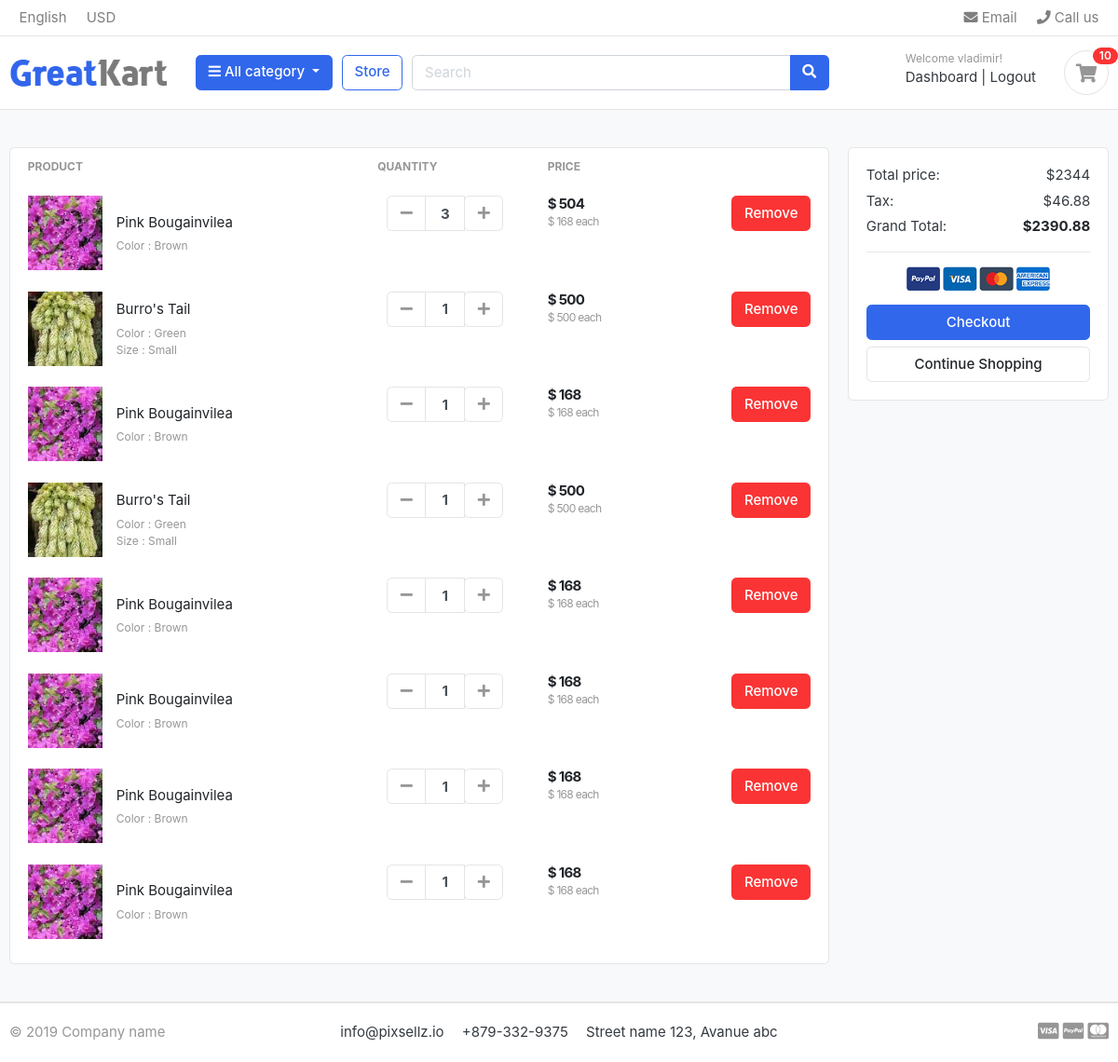
Page /cart/ (signed in) on the earlier database version.
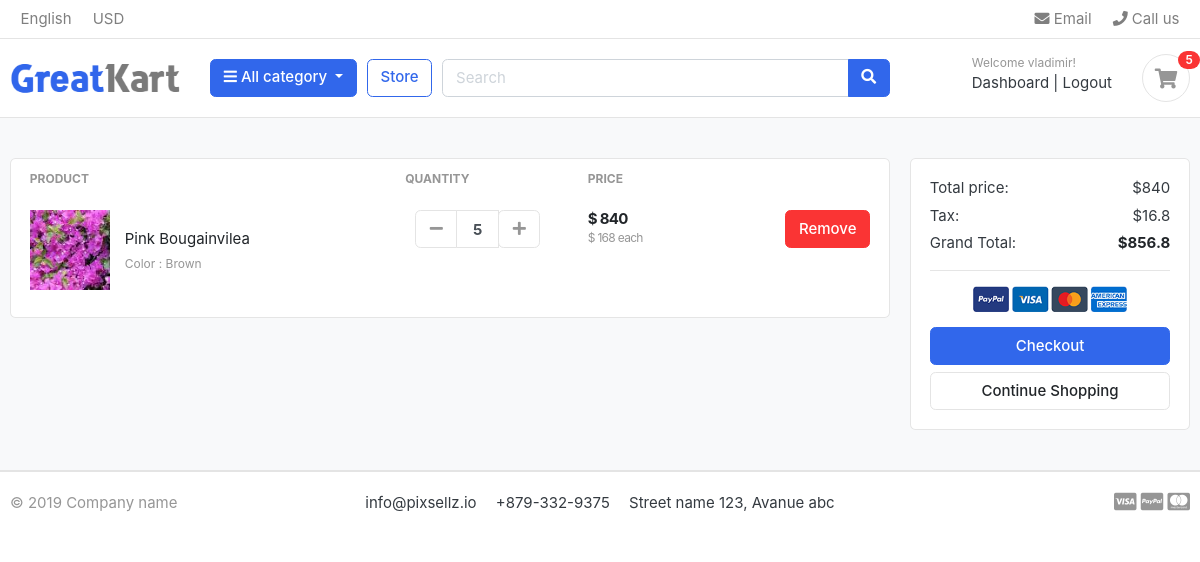
Same page on the later database version.
### accounts/models.py (models this page shows, shortened)
class Account(AbstractBaseUser):
    first_name=models.CharField(max_length=50)
    last_name=models.CharField(max_length=50)
    username=models.CharField(max_length=50, unique=True)
    email=models.EmailField(max_length=100, unique=True)
    phone_number=models.CharField(max_length=50)
    date_joined=models.DateTimeField(auto_now_add=True)
    last_login=models.DateTimeField(auto_now_add=True)
    is_admin=models.BooleanField(default=False)
    is_staff=models.BooleanField(default=False)
    is_active=models.BooleanField(default=False)
    is_superadmin=models.BooleanField(default=False)
    USERNAME_FIELD= 'email'
    REQUIRED_FIELDS=['username','first_name','last_name']
    objects=MyAccountManager()

### carts/models.py (models this page shows, shortened)
class CartItem (models.Model):
    user    = models.ForeignKey(Account, on_delete=models.CASCADE, null =True)
    product =  models.ForeignKey(Product, on_delete=models.CASCADE)
    variations = models.ManyToManyField(Variation, blank=True)#many products many variations
    cart    =  models.ForeignKey(Cart, on_delete=models.CASCADE,null=True)
    quantity=  models.IntegerField()
    is_active= models.BooleanField(default=True)
    def sub_total(self):
        return self.product.price * self.quantity

### store/models.py (models this page shows, shortened)
class Product(models.Model):
    product_name    =   models.CharField(max_length=200, unique=True)
    slug            =   models.SlugField(max_length=200, unique=True)
    description     =   models.TextField(max_length=500, blank=True)
    price           =   models.IntegerField()
    images          =   models.ImageField(upload_to='photos/products')
    stock           =   models.IntegerField()
    is_available    =   models.BooleanField(default=True)
    category        =   models.ForeignKey(Category,on_delete=models.CASCADE)
    created_date    =   models.DateTimeField(auto_now_add=True)
    modified_date   =   models.DateTimeField(auto_now=True)
    def get_url(self):
        return reverse('product_detail', args=[self.category.slug, self.slug])

class Variation(models.Model):
    product                 = models.ForeignKey(Product, on_delete=models.CASCADE)
    variation_category      = models.CharField(max_length=200, choices = variation_category_choice)
    variation_value         = models.CharField(max_length=100)
    is_active               = models.BooleanField(default=True)
    created_date            = models.DateTimeField(auto_now=True)
    objects = VariationManager()

### carts/views.py (the view)
# urls.py: path('', views.cart, name='cart'),
def cart(request, total=0, quantity=0, cart_items=None):
    try:
        tax=0
        grand_total=0
        if request.user.is_authenticated:
            cart_items=CartItem.objects.filter(user=request.user,is_active=True)
        else:
            cart  =  Cart.objects.get(cart_id=_cart_id(request))
            cart_items = CartItem.objects.filter(cart=cart,is_active=True)
        for cart_item in  cart_items:
            total += (cart_item.product.price * cart_item.quantity)
            quantity+= cart_item.quantity
        tax         =(2*total)/100
        grand_total  = total + tax
    except ObjectDoesNotExist:
        pass # just ignore it
    context ={
        'total'          :total,
        'quantity'      :quantity,
        'cart_items'    : cart_items,
        'tax'           : tax,
        'grand_total'   : grand_total,
    }
    return render(request, 'store/cart.html', context)

### templates/store/cart.html (shortened to what this page needs)
{% extends 'base.html' %}
{%load static%}
{%block content%}
<section class="section-content padding-y bg">
    <div class="container">
    {% if not cart_items %}
    <h2 class="text-center">Your Shopping Cart is Empty! </h2>
    <br>
    <div class="text-center">
         <a href = "{% url 'store' %}" class= "btn btn-primary"> Continue Shopping </a>
    </div>
    {%else%}
    <div class="row">
        <aside class="col-lg-9">
            <div class="card">
                <table class="table table-borderless table-shopping-cart">
                    <thead class="text-muted">
                        <tr class="small text-uppercase">
                            <th scope="col">Product</th>
                            <th scope="col" width="120">Quantity</th>
                            <th scope="col" width="120">Price</th>
                            <th scope="col" class="text-right" width="200"> </th>
                         </tr>
                    </thead>
                    <tbody>
                        {% for cart_item in cart_items %}
                        <tr>
                           <td>
                                <figure class="itemside align-items-center">
                                     <div class="aside">
                                        <img src="{{ cart_item.product.images.url }}" class="img-sm">
                                    </div>
                                    <figcaption class="info">
                                        <a href="{{  cart_item.product.get_url }}" class="title text-dark">{{cart_item.product.product_name }}</a>
                                        <p class="text-muted small">
                                            {% if cart_item.variations.all %}
                                            {% for item in cart_item.variations.all %}
                                              {{ item.variation_category | capfirst }}  : {{ item.variation_value | capfirst }} <br>
                                            {% endfor %}
                                            {% endif %}
                                         </p>
                                    </figcaption>
                                </figure>
                            </td>
                            <td>
                        <div class="col">
                            <div class="input-group input-spinner">
                                <div class="input-group-prepend">
                                <a href = "{% url 'remove_cart' cart_item.product.id cart_item.id %}" class="btn btn-light" type="button" id="button-plus"> <i class="fa fa-minus"></i></a>
                                </div>
                                <input type="text" class="form-control"  value="{{ cart_item.quantity }}">
                                <div class="input-group-append">
                                    <form action="{% url 'add_cart' cart_item.product.id %}" method="POST">
                                        <button class = "btn btn-light" type="submit" id="button-minus"><i class="fa fa-plus"></i> </button>
                                    </form>
                                </div>
                            </div>
                        </div>
        </td>
        <td>
            <div class="price-wrap">
                <var class="price">$ {{ cart_item.sub_total }}</var>
                <small class="text-muted"> $ {{ cart_item.product.price }} each </small>
            </div>
        </td>
        <td class="text-right">
        <a href="{% url 'remove_cart_item' cart_item.product.id cart_item.id %}" onclick="return confirm('Are you sure?')" class="btn btn-danger"> Remove</a>
        </td>
    </tr>
        {%endfor%}
    </tbody>
    </table>
    </div>
        </aside>
        <aside class="col-lg-3">
            <div class="card">
            <div class="card-body">
                <dl class="dlist-align">
                  <dt>Total price:</dt>
                  <dd class="text-right">${{total}}</dd>
                </dl>
                <dl class="dlist-align">
                  <dt>Tax:</dt>
                  <dd class="text-right"> ${{tax}}</dd>
                </dl>
                <dl class="dlist-align">
                  <dt>Grand Total:</dt>
                  <dd class="text-right text-dark b"><strong>${{grand_total}}</strong></dd>
                </dl>
                <hr>
                <p class="text-center mb-3">
                    <img src="{%static './images/misc/payments.png'%}" height="26">
                </p>
                <a href="./place-order.html" class="btn btn-primary btn-block"> Checkout </a>
                <a href="{%url 'store'%}" class="btn btn-light btn-block">Continue Shopping</a>
            </div>
            </div>
    </aside>
    </div>
    {%endif%}
    </div>
    </section>
    {% endblock %}

### templates/base.html (shortened to what this page needs)
{% load static %}
{% load livereload_tags %}
<!DOCTYPE HTML>
<html lang="en">
<head>
<link href="{% static 'css/bootstrap.css'%}" rel="stylesheet" type="text/css"/>
<link href="{% static 'fonts/fontawesome/css/all.min.css' %}" type="text/css" rel="stylesheet">
<link href="{% static 'css/ui.css' %}" rel="stylesheet" type="text/css"/>
<link href="{% static 'css/responsive.css' %}" rel="stylesheet" media="only screen and (max-width: 1200px)" />
</head>
<body>
{% include 'includes/navbar.html' %}
    {% block content %}{% endblock %}
    {% include 'includes/footer.html' %}

### templates/includes/navbar.html (shortened to what this page needs)
{% load static %}
<header class="section-header">
    <nav class="navbar p-md-0 navbar-expand-sm navbar-light border-bottom">
    <div class="container">
      <div class="collapse navbar-collapse" id="navbarTop4">
        <ul class="navbar-nav mr-auto">
            <li class="nav-item dropdown">
                 <a href="#" class="nav-link">   English </a>
            </li>
            <li class="nav-item dropdown">
                <a href="#" class="nav-link"> USD </a>
            </li>
        </ul>
        <ul class="navbar-nav">
            <li><a href="#" class="nav-link"> <i class="fa fa-envelope"></i> Email </a></li>
            <li><a href="#" class="nav-link"> <i class="fa fa-phone"></i> Call us </a></li>
        </ul>
      </div>
    </div>
    </nav>
    <section class="header-main border-bottom">
        <div class="container">
    <div class="row align-items-center">
        <div class="col-lg-2 col-md-3 col-6">
            <a href="{%url 'home'%}" class="brand-wrap">
                <img class="logo" src="{% static '/images/logo.png'  %}">
            </a>
        </div>
        <div class="col-lg col-sm col-md col-6 flex-grow-0">
            <div class="category-wrap dropdown d-inline-block float-right">
                <button type="button" class="btn btn-primary dropdown-toggle" data-toggle="dropdown">
                    <i class="fa fa-bars"></i> All category
                </button>
            </div>
        </div>
        <a href="{% url 'store' %}" class="btn btn-outline-primary">Store</a>
        <div class="col-lg  col-md-6 col-sm-12 col">
            <form action="#" class="search">
                <div class="input-group w-100">
                    <input type="text" class="form-control" style="width:60%;" placeholder="Search">
                    <div class="input-group-append">
                      <button class="btn btn-primary" type="submit">
                        <i class="fa fa-search"></i>
                      </button>
                    </div>
                </div>
            </form>
        </div>
        <div class="col-lg-3 col-sm-6 col-8 order-2 order-lg-3">
                    <div class="d-flex justify-content-end mb-3 mb-lg-0">
                       {%if user.id is None %}
                        <div class="widget-header">
                            <small class="title text-muted">Welcome guest!</small>
                            <div>
                                <a href="{% url 'login' %}">Sign in</a> <span class="dark-transp"> | </span>
                                <a href="{% url 'register' %}"> Register</a>
                            </div>
                        </div>
                        {% else %}
                        <div class="widget-header">
                            <small class="title text-muted">Welcome {{user.first_name}}!</small>
                            <div>
                                <a href="{% url 'dashboard' %}">Dashboard</a> <span class="dark-transp"> | </span>
                                <a href="{% url 'logout' %}"> Logout</a>
                            </div>
                        </div>
                        {% endif %}
                        <a href="{% url 'cart' %}" class="widget-header pl-3 ml-3">
                            <div class="icon icon-sm rounded-circle border"><i class="fa fa-shopping-cart"></i></div>
                            <span class="badge badge-pill badge-danger notify">{{cart_count}}</span>
                        </a>
                    </div>
                </div>
    </div>
        </div>
    </section>
    </header>

### templates/includes/footer.html
<footer class="section-footer border-top">
	<div class="container">
		<section class="footer-bottom border-top row">
			<div class="col-md-2">
				<p class="text-muted"> &copy 2019 Company name </p>
			</div>
			<div class="col-md-8 text-md-center">
				<span  class="px-2">info@pixsellz.io</span>
				<span  class="px-2">+879-332-9375</span>
				<span  class="px-2">Street name 123, Avanue abc</span>
			</div>
			<div class="col-md-2 text-md-right text-muted">
				<i class="fab fa-lg fa-cc-visa"></i>
				<i class="fab fa-lg fa-cc-paypal"></i>
				<i class="fab fa-lg fa-cc-mastercard"></i>
			</div>
		</section>
	</div>
</footer>

Differences in the rows shown:
removed CartItem: product.images (picture), product.product_name "Pink Bougainvilea", quantity "3", sub_total "504", product.price "168", Variation (variation_category "Color", variation_value "Brown")
removed CartItem: product.images (picture), product.product_name "Burro's Tail", quantity "1", sub_total "500", product.price "500"
no longer on this page (row unchanged): Variation: variation_category "Color", variation_value "Green"
no longer on this page (row unchanged): Variation: variation_category "Size", variation_value "Small"
removed CartItem: product.images (picture), product.product_name "Pink Bougainvilea", quantity "1", sub_total "168", product.price "168", Variation (variation_category "Color", variation_value "Brown")
removed CartItem: product.images (picture), product.product_name "Burro's Tail", quantity "1", sub_total "500", product.price "500"
removed CartItem: product.images (picture), product.product_name "Pink Bougainvilea", quantity "1", sub_total "168", product.price "168", Variation (variation_category "Color", variation_value "Brown")
removed CartItem: product.images (picture), product.product_name "Pink Bougainvilea", quantity "1", sub_total "168", product.price "168", Variation (variation_category "Color", variation_value "Brown")
removed CartItem: product.images (picture), product.product_name "Pink Bougainvilea", quantity "1", sub_total "168", product.price "168", Variation (variation_category "Color", variation_value "Brown")
removed CartItem: product.images (picture), product.product_name "Pink Bougainvilea", quantity "1", sub_total "168", product.price "168", Variation (variation_category "Color", variation_value "Brown")
added CartItem: product.images (picture), product.product_name "Pink Bougainvilea", quantity "5", sub_total "840", product.price "168", Variation (variation_category "Color", variation_value "Brown")
Other differences:
{{ cart_count }}: "10" → "5"
{{ total }}: "2344" → "840"
{{ tax }}: "46.88" → "16.8"
{{ grand_total }}: "2390.88" → "856.8"
